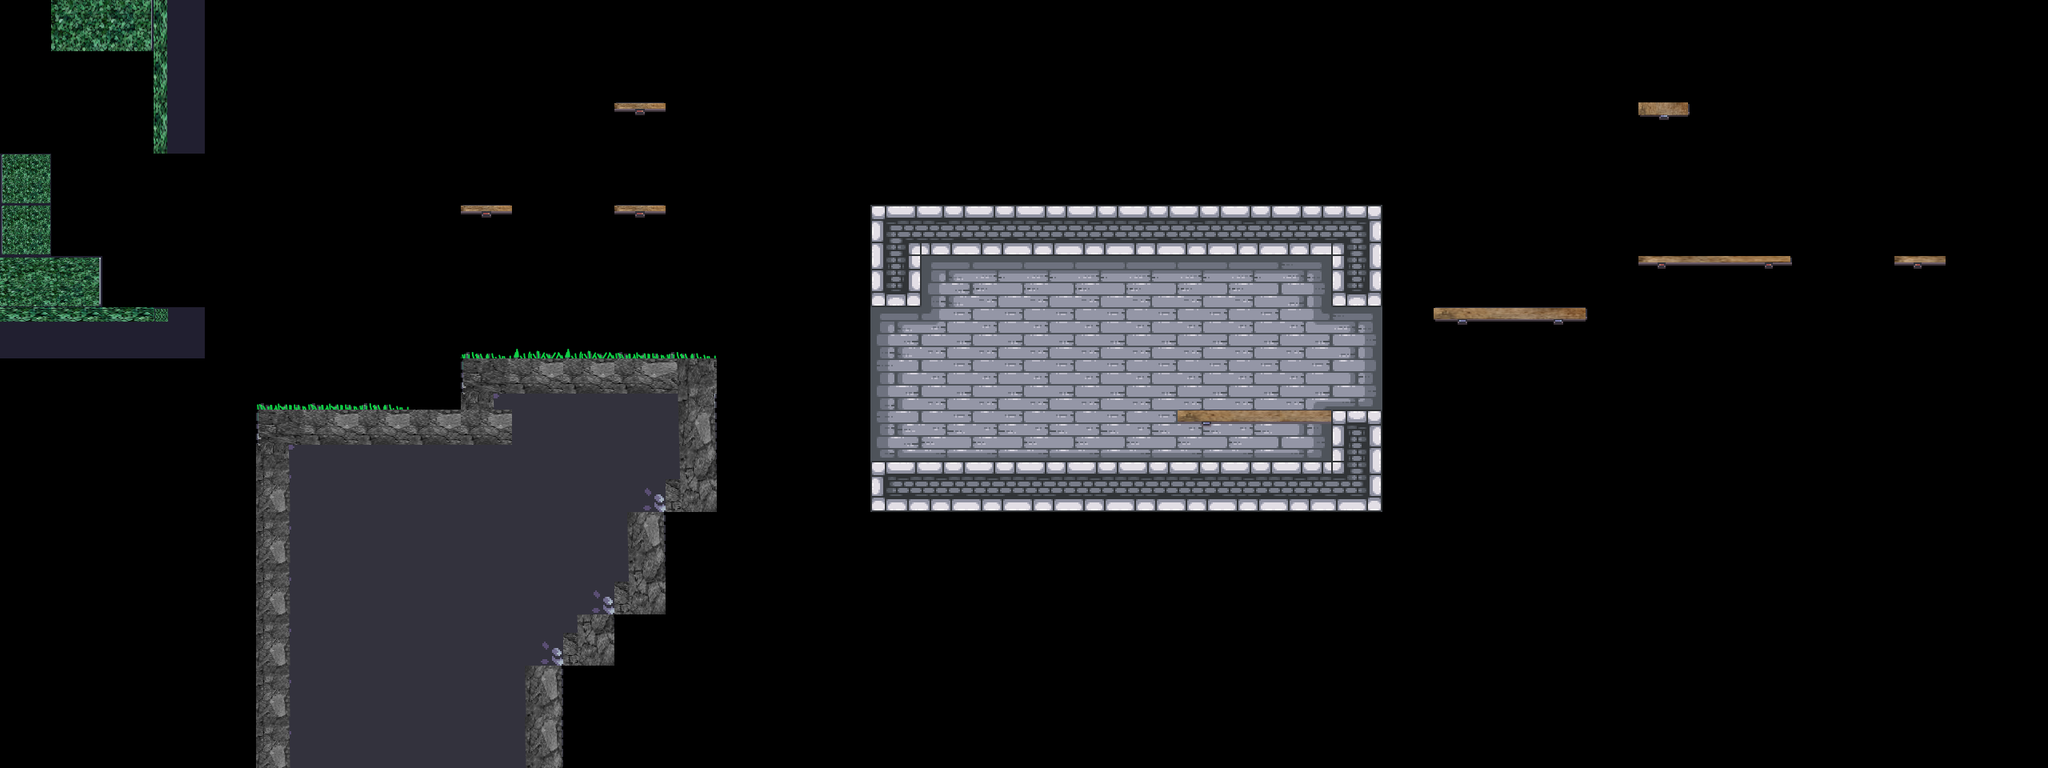

A 2D game scene composited from a Tiled map and its tileset images. What follows is a short description and the map's XML, with each tile layer's data collapsed to a summary:
An orthogonal 40x15 tile map with 64x64 px tiles, 4 tile layers (BG, Terrain, Platforms, FG), 8 tilesets and 46 objects (9x static, 3x palm_small, 3x saw, 2x candle, 2x window, ...).

<map version="1.10" tiledversion="1.11.0" orientation="orthogonal" renderorder="right-down" width="40" height="15" tilewidth="64" tileheight="64" infinite="0" nextlayerid="14" nextobjectid="76">
 <tileset firstgid="1" source="../tilesets/outside.tsx" />
 <tileset firstgid="49" source="../tilesets/items.tsx" />
 <tileset firstgid="54" source="../tilesets/inside.tsx" />
 <tileset firstgid="150" source="../tilesets/extra.tsx" />
 <tileset firstgid="216" source="../tilesets/objects.tsx" />
 <tileset firstgid="244" source="../tilesets/platforms.tsx" />
 <tileset firstgid="252" source="../tilesets/enemies.tsx" />
 <tileset firstgid="252" source="../tilesets/grass.tsx" />
 <layer id="9" name="BG" width="40" height="15">
  <data>[600 cells, 37 non-empty, 11 distinct tile ids]</data>
 </layer>
 <objectgroup id="12" name="BG details" class="window">
  <object id="49" name="candle" gid="231" x="1152.5" y="503" width="64" height="64" />
  <object id="50" name="candle" gid="231" x="1411" y="504.5" width="64" height="64" />
  <object id="51" name="window" gid="232" x="1560.5" y="424.5" width="64" height="64" />
  <object id="52" name="window" gid="232" x="1208.5" y="438.5" width="64" height="64" />
  <object id="53" name="big_chain" gid="233" x="1304.67" y="435" width="64" height="116" />
  <object id="54" name="small_chain" gid="234" x="1434.67" y="382.333" width="64" height="62" />
  <object id="55" name="static" gid="235" x="1381" y="574" width="14" height="34" />
  <object id="56" name="static" gid="236" x="1582.67" y="575" width="30" height="14" />
  <object id="57" name="static" gid="237" x="1309.67" y="575" width="14" height="28" />
  <object id="58" name="static" gid="238" x="1246.67" y="574.667" width="24" height="14" />
  <object id="59" name="static" gid="239" x="1452.67" y="573.333" width="42" height="44" />
  <object id="60" name="static" gid="240" x="1591" y="572.333" width="42" height="44" />
  <object id="61" name="static" gid="241" x="1498" y="502" width="52" height="178" />
  <object id="62" name="static" gid="242" x="1268.67" y="501.333" width="52" height="178" />
  <object id="63" name="static" gid="243" x="1094" y="575" width="82" height="98" />
 </objectgroup>
 <layer id="1" name="Terrain" width="40" height="15">
  <data>[600 cells, 94 non-empty, 23 distinct tile ids]</data>
 </layer>
 <layer id="5" name="Platforms" width="40" height="15">
  <data>[600 cells, 14 non-empty, 8 distinct tile ids]</data>
 </layer>
 <layer id="10" name="FG" width="40" height="15">
  <data>[600 cells, 8 non-empty, 3 distinct tile ids]</data>
 </layer>
 <objectgroup id="4" name="Objects">
  <object id="4" name="flag" gid="219" x="1664" y="256" width="68" height="186" />
  <object id="6" name="crate" gid="218" x="494.5" y="513.25" width="50" height="36" />
  <object id="7" name="crate" gid="218" x="525.5" y="477.25" width="50" height="36" />
  <object id="9" name="barrel" gid="216" x="530.5" y="513" width="46" height="50" />
  <object id="11" name="palm_large" gid="220" x="306.333" y="546" width="78" height="136" />
  <object id="12" name="palm_small" gid="222" x="1095.33" y="277.33" width="80" height="103" />
  <object id="13" name="palm_small" gid="222" x="1245.33" y="261.33" width="80" height="103" />
  <object id="14" name="palm_small" gid="222" x="1202" y="287.33" width="80" height="103" />
  <object id="15" name="player" gid="223" x="683.62" y="425.485" width="74" height="56" />
  <object id="27" name="palm_bg" gid="217" x="768" y="448" width="128" height="128" />
  <object id="43" name="palm_bg_left" gid="228" x="245" y="562" width="104" height="106" />
  <object id="44" name="palm_bg_right" gid="229" x="866" y="496" width="104" height="106" />
  <object id="65" name="saw" x="64" y="576" width="64" height="64">
   <properties>
    <property name="speed" type="int" value="0" />
   </properties>
  </object>
  <object id="69" name="floor_spike" gid="226" x="64" y="320" width="64" height="64">
   <properties>
    <property name="inverted" type="bool" value="false" />
   </properties>
  </object>
  <object id="71" name="floor_spike" gid="1073742050" x="64" y="128" width="64" height="64">
   <properties>
    <property name="inverted" type="bool" value="true" />
   </properties>
  </object>
 </objectgroup>
 <objectgroup id="13" name="Moving Objects">
  <object id="66" name="boat" x="1790.67" y="619.333" width="768" height="38">
   <properties>
    <property name="flip" type="bool" value="true" />
    <property name="platform" type="bool" value="true" />
    <property name="speed" type="int" value="60" />
   </properties>
  </object>
  <object id="67" name="saw" x="0" y="512" width="300" height="10">
   <properties>
    <property name="flip" type="bool" value="false" />
    <property name="platform" type="bool" value="false" />
    <property name="speed" type="int" value="60" />
   </properties>
  </object>
  <object id="68" name="saw" x="182" y="536" width="10" height="320">
   <properties>
    <property name="flip" type="bool" value="false" />
    <property name="platform" type="bool" value="false" />
    <property name="speed" type="int" value="100" />
   </properties>
  </object>
  <object id="73" name="spike" gid="227" x="384" y="256" width="54" height="54">
   <properties>
    <property name="end_angle" type="int" value="-1" />
    <property name="platform" type="bool" value="false" />
    <property name="radius" type="int" value="100" />
    <property name="speed" type="int" value="50" />
    <property name="start_angle" type="int" value="0" />
   </properties>
  </object>
  <object id="74" name="helicopter" x="320" y="0" width="10" height="320">
   <properties>
    <property name="flip" type="bool" value="false" />
    <property name="platform" type="bool" value="true" />
    <property name="speed" type="int" value="100" />
   </properties>
  </object>
  <object id="75" name="helicopter" x="384" y="128" width="300" height="10">
   <properties>
    <property name="flip" type="bool" value="false" />
    <property name="platform" type="bool" value="true" />
    <property name="speed" type="int" value="100" />
   </properties>
  </object>
 </objectgroup>
 <objectgroup id="7" name="Items">
  <object id="22" name="diamond" gid="49" x="512" y="384" width="64" height="64" />
  <object id="23" name="gold" gid="50" x="576" y="384" width="64" height="64" />
  <object id="24" name="potion" gid="51" x="512" y="320" width="64" height="64" />
  <object id="25" name="silver" gid="52" x="704" y="256" width="64" height="64" />
  <object id="26" name="skull" gid="53" x="576" y="256" width="64" height="64" />
 </objectgroup>
 <objectgroup id="6" name="Enemies">
  <object id="36" name="shell" gid="224" x="192" y="384" width="76" height="46">
   <properties>
    <property name="reverse" type="bool" value="true" />
   </properties>
  </object>
  <object id="38" name="tooth" gid="225" x="1408" y="256" width="48" height="46" />
  <object id="39" name="shell" gid="224" x="763" y="254" width="76" height="46">
   <properties>
    <property name="reverse" type="bool" value="false" />
   </properties>
  </object>
 </objectgroup>
 <objectgroup id="2" name="Water">
  <object id="2" name="water" x="0" y="640" width="2560" height="320" />
 </objectgroup>
 <objectgroup id="8" name="Data">
  <object id="28" name="Data" x="0" y="0" width="64" height="64">
   <properties>
    <property name="bg" value="Green" />
    <property name="bottom_limit" type="int" value="200" />
    <property name="death_border_bottom" type="int" value="0" />
    <property name="horizon_line" type="int" value="600" />
    <property name="level_unlock" type="int" value="4" />
    <property name="top_limit" type="int" value="0" />
   </properties>
  </object>
 </objectgroup>
</map>
